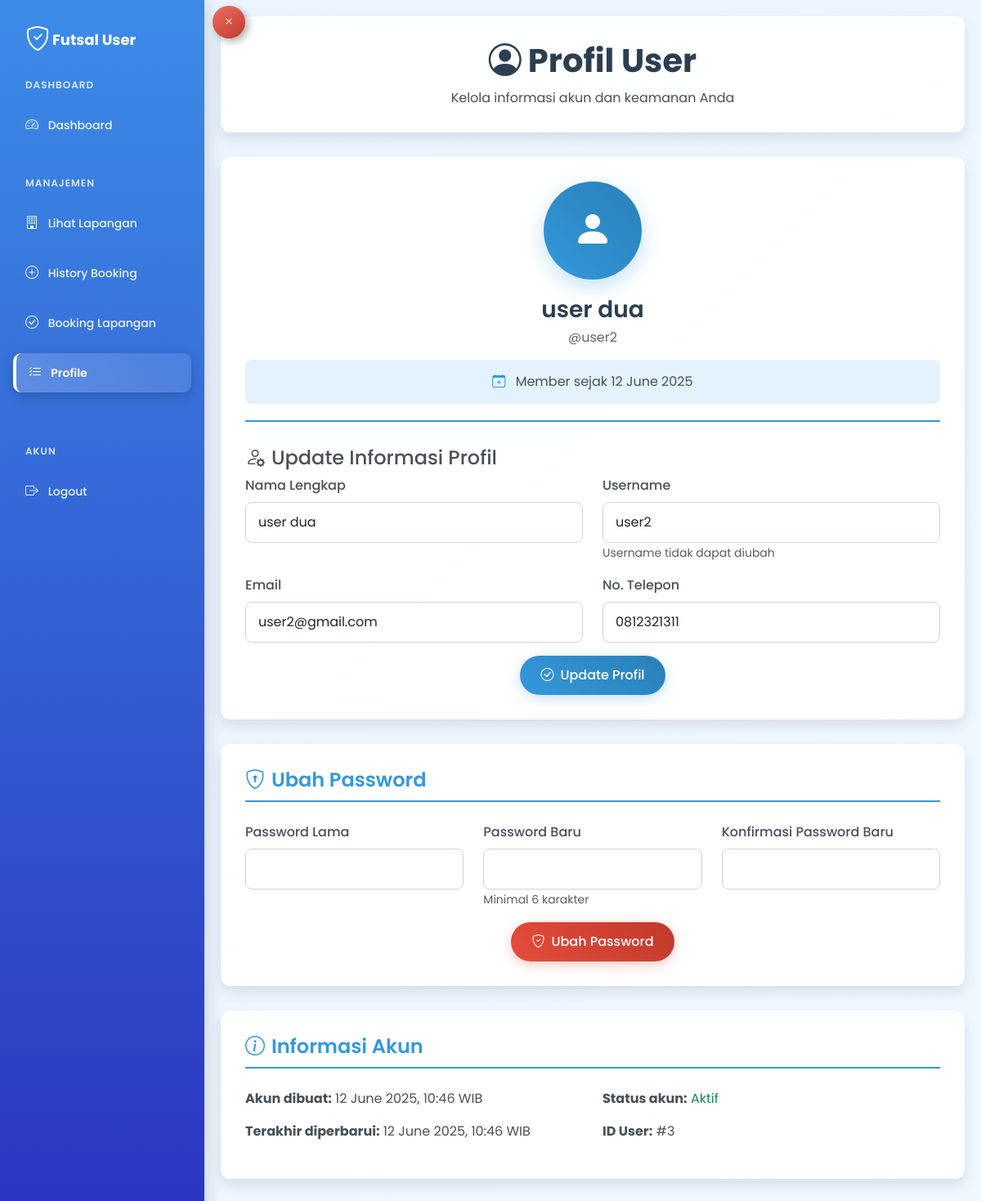
/user/profile.php (signed in), run on the app's committed database.
### tables this page shows
CREATE TABLE `users` (
  `id` int(11) NOT NULL,
  `username` varchar(50) NOT NULL,
  `email` varchar(100) NOT NULL,
  `password` varchar(255) NOT NULL,
  `full_name` varchar(100) NOT NULL,
  `phone` varchar(20) NOT NULL,
  `created_at` timestamp NOT NULL DEFAULT current_timestamp(),
  `updated_at` timestamp NOT NULL DEFAULT current_timestamp() ON UPDATE current_timestamp()
);

### user/profile.php (the view, shortened to what this page needs)
<?php
include('../config/database.php');
$user_id = $_SESSION['user_id'];
$userQuery = "SELECT * FROM users WHERE id = $user_id";
$userResult = mysqli_query($connection, $userQuery);
$user = mysqli_fetch_assoc($userResult);
?>
<!DOCTYPE html>
<html lang="id">
<head>
    <link href="https://cdn.jsdelivr.net/npm/bootstrap@5.3.2/dist/css/bootstrap.min.css" rel="stylesheet">
    <link href="https://cdn.jsdelivr.net/npm/bootstrap-icons@1.10.0/font/bootstrap-icons.css" rel="stylesheet">
</head>
<body>
    <?php include 'user_sidebar.php'; ?>
    <div class="container">
        <div class="page-header fade-in">
            <h1><i class="bi bi-person-circle me-2"></i>Profil User</h1>
            <p class="mb-0">Kelola informasi akun dan keamanan Anda</p>
        </div>
        <div class="profile-card fade-in">
            <div class="profile-header">
                <div class="profile-avatar">
                    <i class="bi bi-person-fill"></i>
                </div>
                <div class="profile-info">
                    <h3><?php echo htmlspecialchars($user['full_name']); ?></h3>
                    <p>@<?php echo htmlspecialchars($user['username']); ?></p>
                </div>
                <div class="member-since">
                    <i class="bi bi-calendar-plus"></i>
                    Member sejak <?php echo date('d F Y', strtotime($user['created_at'])); ?>
                </div>
            </div>
            <h4><i class="bi bi-person-gear me-2"></i>Update Informasi Profil</h4>
            <form method="POST" action="">
                <div class="row">
                    <div class="col-md-6 mb-3">
                        <label class="form-label">Nama Lengkap</label>
                        <input type="text" class="form-control" name="full_name"
                               value="<?php echo htmlspecialchars($user['full_name']); ?>" required>
                    </div>
                    <div class="col-md-6 mb-3">
                        <label class="form-label">Username</label>
                        <input type="text" class="form-control"
                               value="<?php echo htmlspecialchars($user['username']); ?>" readonly>
                        <small class="text-muted">Username tidak dapat diubah</small>
                    </div>
                </div>
                <div class="row">
                    <div class="col-md-6 mb-3">
                        <label class="form-label">Email</label>
                        <input type="email" class="form-control" name="email"
                               value="<?php echo htmlspecialchars($user['email']); ?>" required>
                    </div>
                    <div class="col-md-6 mb-3">
                        <label class="form-label">No. Telepon</label>
                        <input type="tel" class="form-control" name="phone"
                               value="<?php echo htmlspecialchars($user['phone']); ?>" required>
                    </div>
                </div>
                <div class="text-center">
                    <button type="submit" name="update_profile" class="btn btn-primary">
                        <i class="bi bi-check-circle me-2"></i>Update Profil
                    </button>
                </div>
            </form>
        </div>
        <div class="form-section fade-in">
            <h4><i class="bi bi-shield-lock me-2"></i>Ubah Password</h4>
            <form method="POST" action="">
                <div class="row">
                    <div class="col-md-4 mb-3">
                        <label class="form-label">Password Lama</label>
                        <input type="password" class="form-control" name="current_password" required>
                    </div>
                    <div class="col-md-4 mb-3">
                        <label class="form-label">Password Baru</label>
                        <input type="password" class="form-control" name="new_password" required>
                        <small class="text-muted">Minimal 6 karakter</small>
                    </div>
                    <div class="col-md-4 mb-3">
                        <label class="form-label">Konfirmasi Password Baru</label>
                        <input type="password" class="form-control" name="confirm_password" required>
                    </div>
                </div>
                <div class="text-center">
                    <button type="submit" name="change_password" class="btn btn-danger">
                        <i class="bi bi-shield-check me-2"></i>Ubah Password
                    </button>
                </div>
            </form>
        </div>
        <div class="form-section fade-in">
            <h4><i class="bi bi-info-circle me-2"></i>Informasi Akun</h4>
            <div class="row">
                <div class="col-md-6">
                    <p><strong>Akun dibuat:</strong> <?php echo date('d F Y, H:i', strtotime($user['created_at'])); ?> WIB</p>
                    <p><strong>Terakhir diperbarui:</strong> <?php echo date('d F Y, H:i', strtotime($user['updated_at'])); ?> WIB</p>
                </div>
                <div class="col-md-6">
                    <p><strong>Status akun:</strong> <span class="text-success">Aktif</span></p>
                    <p><strong>ID User:</strong> #<?php echo $user['id']; ?></p>
                </div>
            </div>
        </div>
    </div>
</body>
</html>

### user/profile.php (style rules this page uses)
:root { --primary-color: #3498db; --secondary-color: #2980b9; --accent-color: #5dade2; --success-color: #27ae60; --warning-color: #f39c12; --danger-color: #e74c3c; --light-bg: #f8f9fa; --text-color: #495057; --card-shadow: 0 8px 16px rgba(0, 0, 0, 0.1); --hover-transform: translateY(-5px); --transition-speed: 0.3s; --border-radius: 12px; }
body { background: linear-gradient(135deg, rgb(235, 245, 255) 0%, rgb(240, 248, 255) 100%); font-family: 'Poppins', 'Segoe UI', Roboto, sans-serif; color: var(--text-color); min-height: 100vh; }
.container { max-width: 1200px; margin: 0 auto; padding: 20px; }
.page-header { background: rgba(255, 255, 255, 0.95); padding: 30px; border-radius: var(--border-radius); text-align: center; margin-bottom: 30px; backdrop-filter: blur(10px); box-shadow: var(--card-shadow); }
.page-header h1 { color: #2c3e50; font-weight: 700; margin-bottom: 10px; }
.profile-card { background: rgba(255, 255, 255, 0.95); padding: 30px; border-radius: var(--border-radius); margin-bottom: 30px; backdrop-filter: blur(10px); box-shadow: var(--card-shadow); }
.profile-header { text-align: center; margin-bottom: 30px; padding-bottom: 20px; border-bottom: 2px solid var(--primary-color); }
.profile-avatar { width: 120px; height: 120px; background: linear-gradient(45deg, var(--primary-color), var(--secondary-color)); border-radius: 50%; display: flex; align-items: center; justify-content: center; margin: 0 auto 20px; font-size: 3rem; color: white; box-shadow: 0 8px 25px rgba(52, 152, 219, 0.3); }
.profile-info h3 { color: #2c3e50; font-weight: 600; margin-bottom: 5px; }
.profile-info p { color: #666; margin: 0; }
.form-section { background: rgba(255, 255, 255, 0.95); padding: 30px; border-radius: var(--border-radius); margin-bottom: 30px; backdrop-filter: blur(10px); box-shadow: var(--card-shadow); }
.form-section h4 { color: var(--primary-color); font-weight: 600; margin-bottom: 25px; padding-bottom: 10px; border-bottom: 2px solid var(--primary-color); }
.form-control { padding: 12px 15px; border-radius: 8px; border: 1px solid #ced4da; font-size: 1rem; transition: all 0.3s; }
.form-label { font-weight: 500; color: #495057; margin-bottom: 8px; }
.btn { padding: 12px 25px; border-radius: 25px; font-weight: 500; transition: all 0.3s ease; border: none; }
.btn-primary { background: linear-gradient(45deg, var(--primary-color), var(--secondary-color)); box-shadow: 0 4px 15px rgba(52, 152, 219, 0.3); }
.btn-danger { background: linear-gradient(45deg, var(--danger-color), #c0392b); box-shadow: 0 4px 15px rgba(231, 76, 60, 0.3); }
.member-since { background: #e3f2fd; padding: 15px; border-radius: 8px; margin-top: 15px; text-align: center; }
.member-since i { color: var(--primary-color); margin-right: 8px; }
.fade-in { animation: fadeIn 0.6s ease forwards; }

### user/user_sidebar.php (style rules this page uses)
body { transition: margin-left 0.4s ease-in-out; margin-left: 250px; }

### data on the page
users: full_name "user dua", username "user2", created_at "12 June 2025", email "user2@gmail.com", phone "0812321311", created_at "12 June 2025, 10:46", updated_at "12 June 2025, 10:46", id "3"
